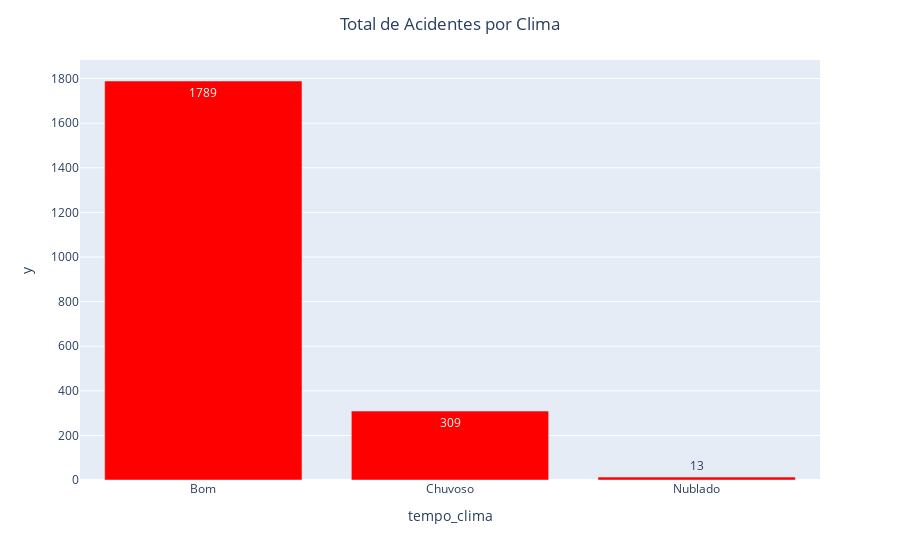

The cell this chart's notebook holds for it:
### Code cell
fig = px.bar(clima, x=clima.index, y=clima.values, text=clima.values, color_discrete_sequence=["red"])
fig.update_layout(title_text= "Total de Acidentes por Clima", title_x=0.5)
fig.show()

### Figure 1 — Plotly figure (JSON) as saved in the notebook; plotly's stock layout.template omitted (floating-point values rounded to 4 significant figures)
{"data": [{"alignmentgroup": "True", "hovertemplate": "tempo_clima=%{x}<br>y=%{y}<br>text=%{text}<extra></extra>", "legendgroup": "", "marker": {"color": "red", "pattern": {"shape": ""}}, "name": "", "offsetgroup": "", "orientation": "v", "showlegend": false, "text": [1789, 309, 13], "textposition": "auto", "type": "bar", "x": ["Bom", "Chuvoso", "Nublado"], "xaxis": "x", "y": [1789, 309, 13], "yaxis": "y"}], "layout": {"barmode": "relative", "legend": {"tracegroupgap": 0}, "margin": {"t": 60}, "title": {"text": "Total de Acidentes por Clima", "x": 0.5}, "xaxis": {"anchor": "y", "domain": [0, 1], "title": {"text": "tempo_clima"}}, "yaxis": {"anchor": "x", "domain": [0, 1], "title": {"text": "y"}}}}
